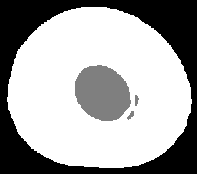
#> input picture backend/datasets/xinge_jpg/segmentation_masks/10038.png, 197 x 174 px
$ python show_mask.py
#> lines starting #> are read from the running program, lines starting #| are printed output that depends on the picture; after the words box and inside, x2 and y2 are one past the last pixel; in counts of white or black regions, pixels touching at a corner belong together
import cv2
image=cv2.imread('10038.png')
#> image is the input picture: shape (174, 197, 3); min 0, max 2, mean 1.3
image[image==1]=255
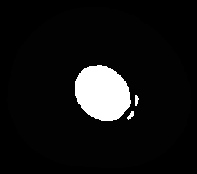
#> image: shape (174, 197, 3); 7.2% of pixels changed, all inside (x1, y1, x2, y2) = (75, 65, 139, 121)
image[image==2]=123
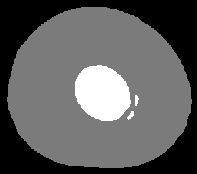
#> image: shape (174, 197, 3); min 0, max 255, mean 93.9
cv2.imwrite('image.png',image)

$ run again, with backend/datasets/xinge_jpg/segmentation_masks/100008.png copied over backend/datasets/xinge_jpg/segmentation_masks/10038.png
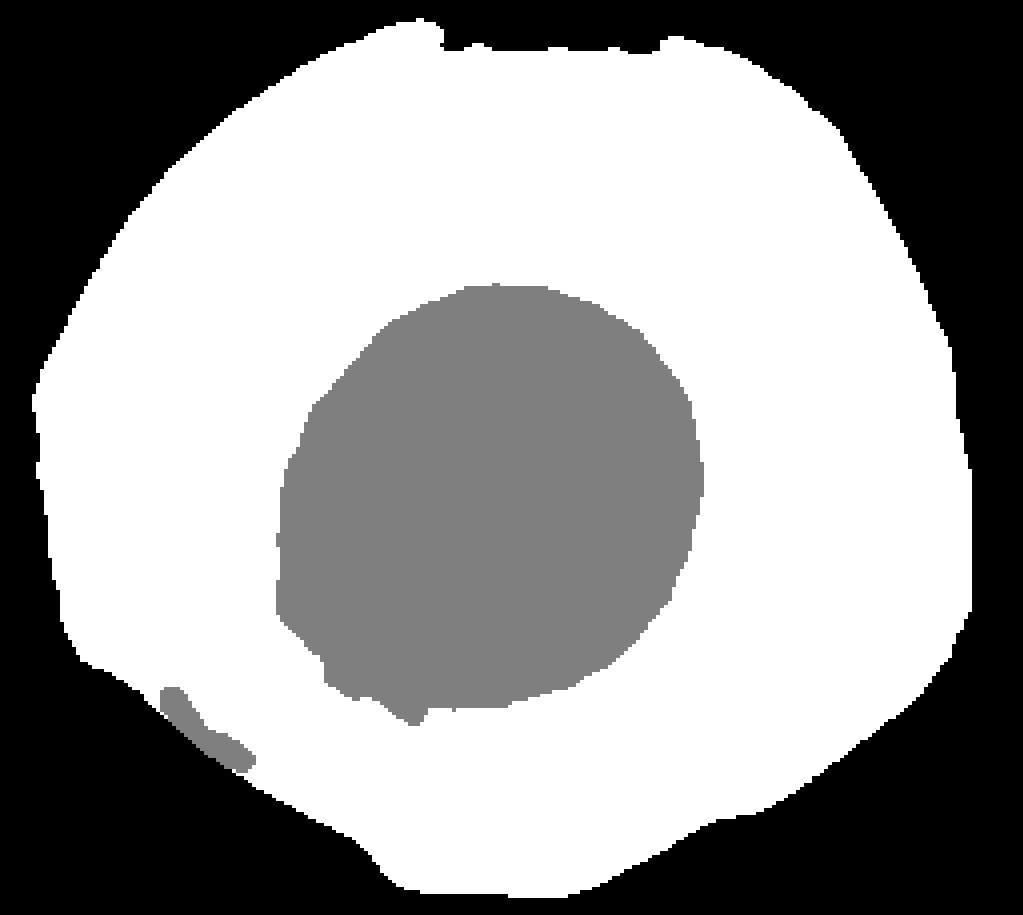
#> input picture backend/datasets/xinge_jpg/segmentation_masks/100008.png, 1023 x 915 px
#> image is the input picture: shape (915, 1023, 3); min 0, max 2, mean 1.18
#> `image[image==1]=255`:
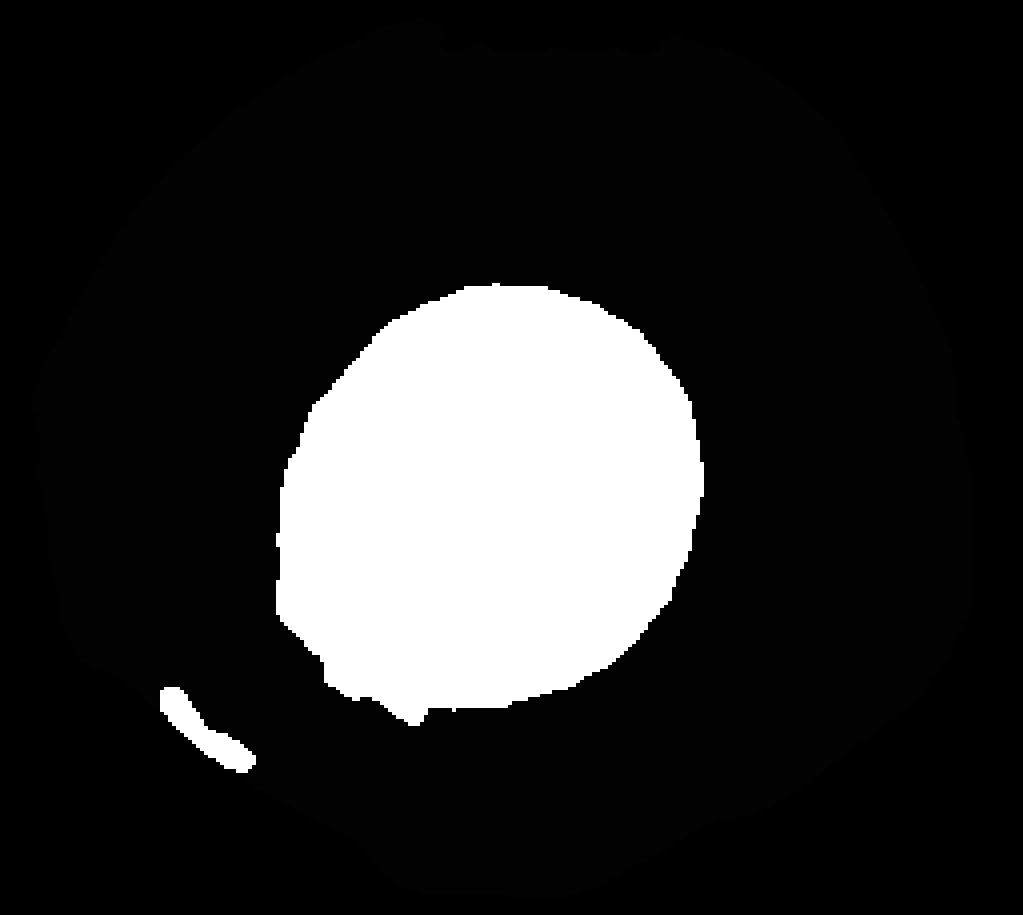
#> image: shape (915, 1023, 3); 15.68% of pixels changed, all inside (x1, y1, x2, y2) = (160, 283, 704, 773)
#> `image[image==2]=123`:
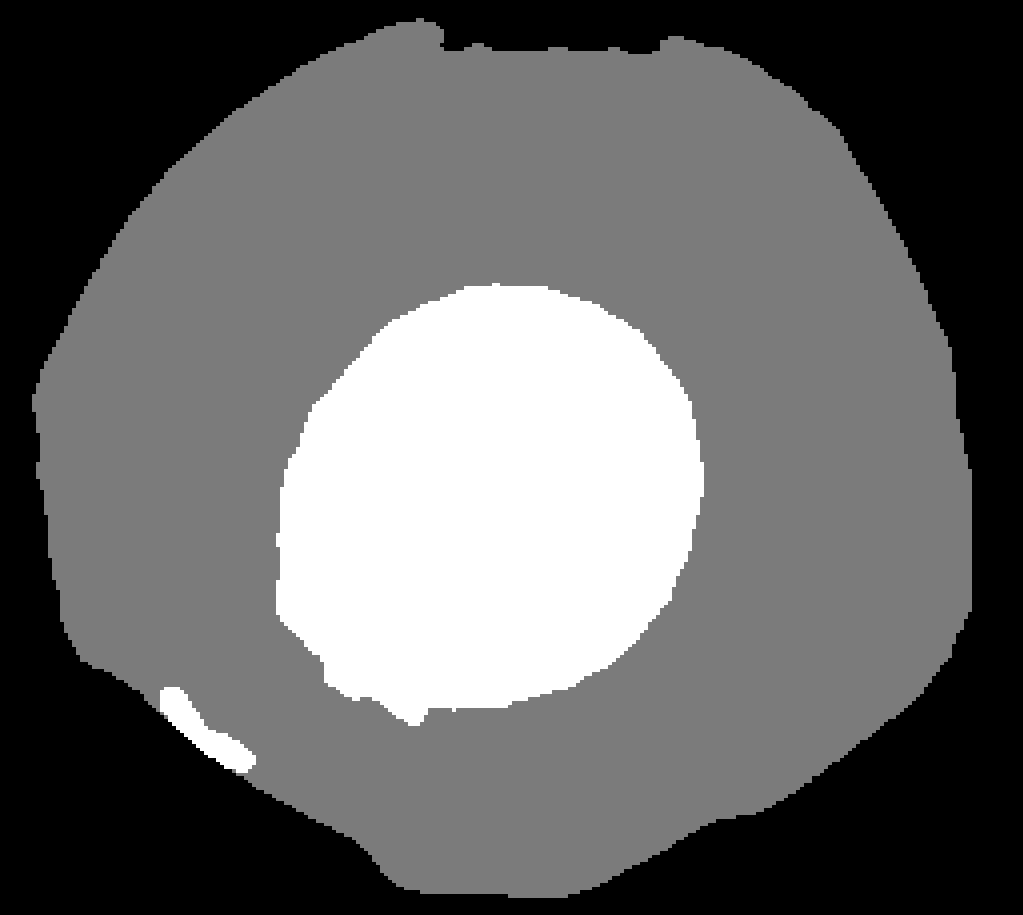
#> image: shape (915, 1023, 3); min 0, max 255, mean 103.1

$ run again, with backend/datasets/xinge_jpg/segmentation_masks/101326.png copied over backend/datasets/xinge_jpg/segmentation_masks/10038.png
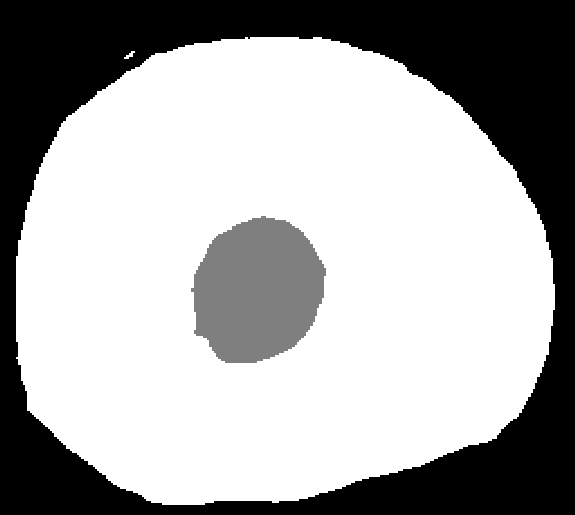
#> input picture backend/datasets/xinge_jpg/segmentation_masks/101326.png, 575 x 515 px
#> image is the input picture: shape (515, 575, 3); min 0, max 2, mean 1.33
#> `image[image==1]=255`:
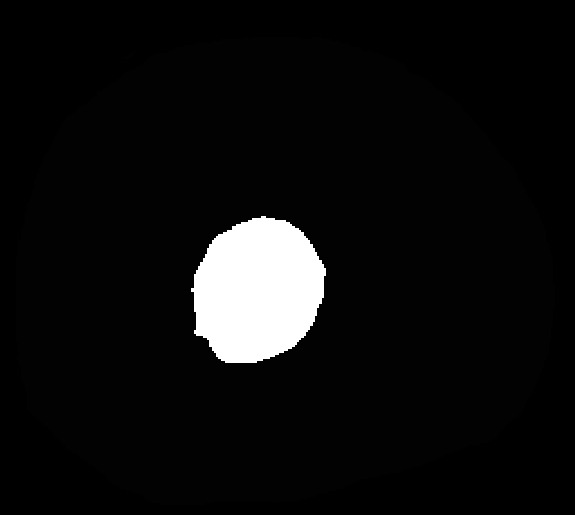
#> image: shape (515, 575, 3); 5.06% of pixels changed, all inside (x1, y1, x2, y2) = (191, 216, 326, 363)
#> `image[image==2]=123`:
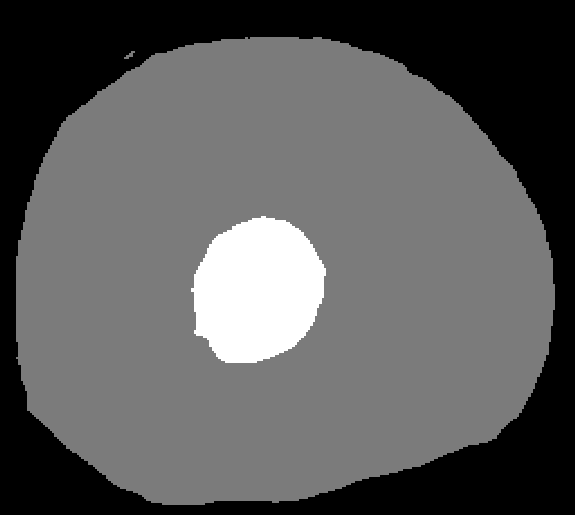
#> image: shape (515, 575, 3); min 0, max 255, mean 91.3

$ run again, with backend/datasets/xinge_jpg/segmentation_masks/106333.png copied over backend/datasets/xinge_jpg/segmentation_masks/10038.png
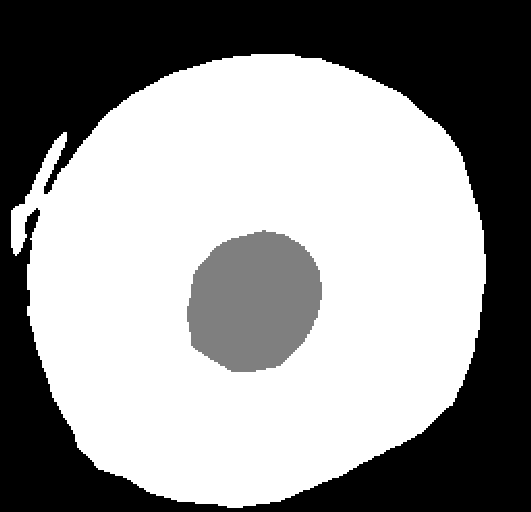
#> input picture backend/datasets/xinge_jpg/segmentation_masks/106333.png, 531 x 512 px
#> image is the input picture: shape (512, 531, 3); min 0, max 2, mean 1.17
#> `image[image==1]=255`:
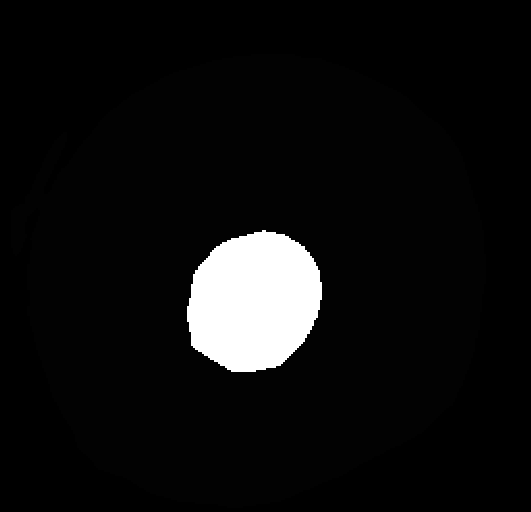
#> image: shape (512, 531, 3); 5.45% of pixels changed, all inside (x1, y1, x2, y2) = (187, 230, 322, 372)
#> `image[image==2]=123`:
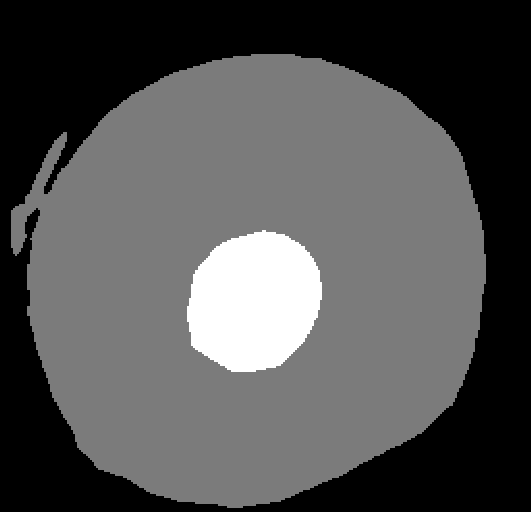
#> image: shape (512, 531, 3); min 0, max 255, mean 82.2
